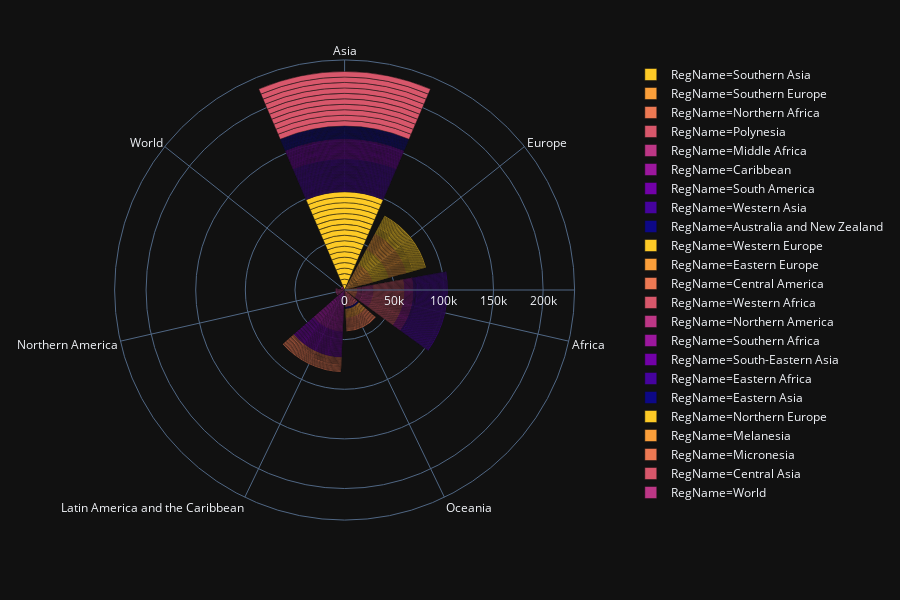

The notebook cell saved with this chart:
### Code cell
fig = px.bar_polar(nz_datae, r="REG", theta="AreaName",color="RegName", template="plotly_dark",
            color_discrete_sequence= px.colors.sequential.Plasma[-2::-1])
fig.show()

### Figure 1 — Plotly figure (JSON) as saved in the notebook; plotly's stock layout.template omitted (floating-point values rounded to 4 significant figures)
{"data": [{"hoverlabel": {"namelength": 0}, "hovertemplate": "RegName=Southern Asia<br>REG=%{r}<br>AreaName=%{theta}", "legendgroup": "RegName=Southern Asia", "marker": {"color": "#fdca26"}, "name": "RegName=Southern Asia", "r": [5501, 5501, 5501, 5501, 5501, 5501, 5501, 5501, 5501, 5501, 5501, 5501, 5501, 5501, 5501, 5501, 5501, 5501], "showlegend": true, "subplot": "polar", "theta": ["Asia", "Asia", "Asia", "Asia", "Asia", "Asia", "Asia", "Asia", "Asia", "Asia", "Asia", "Asia", "Asia", "Asia", "Asia", "Asia", "Asia", "Asia"], "type": "barpolar"}, {"hoverlabel": {"namelength": 0}, "hovertemplate": "RegName=Southern Europe<br>REG=%{r}<br>AreaName=%{theta}", "legendgroup": "RegName=Southern Europe", "marker": {"color": "#fb9f3a"}, "name": "RegName=Southern Europe", "r": [925, 925, 925, 925, 925, 925, 925, 925, 925, 925, 925, 925, 925, 925, 925, 925, 925, 925, 925, 925, 925, 925, 925, 925, 925, 925, 925, 925, 925, 925, 925, 925], "showlegend": true, "subplot": "polar", "theta": ["Europe", "Europe", "Europe", "Europe", "Europe", "Europe", "Europe", "Europe", "Europe", "Europe", "Europe", "Europe", "Europe", "Europe", "Europe", "Europe", "Europe", "Europe", "Europe", "Europe", "Europe", "Europe", "Europe", "Europe", "Europe", "Europe", "Europe", "Europe", "Europe", "Europe", "Europe", "Europe"], "type": "barpolar"}, {"hoverlabel": {"namelength": 0}, "hovertemplate": "RegName=Northern Africa<br>REG=%{r}<br>AreaName=%{theta}", "legendgroup": "RegName=Northern Africa", "marker": {"color": "#ed7953"}, "name": "RegName=Northern Africa", "r": [912, 912, 912, 912, 912, 912, 912, 912, 912, 912, 912, 912, 912, 912], "showlegend": true, "subplot": "polar", "theta": ["Africa", "Africa", "Africa", "Africa", "Africa", "Africa", "Africa", "Africa", "Africa", "Africa", "Africa", "Africa", "Africa", "Africa"], "type": "barpolar"}, {"hoverlabel": {"namelength": 0}, "hovertemplate": "RegName=Polynesia<br>REG=%{r}<br>AreaName=%{theta}", "legendgroup": "RegName=Polynesia", "marker": {"color": "#d8576b"}, "name": "RegName=Polynesia", "r": [957, 957, 957, 957, 957, 957, 957, 957, 957, 957, 957, 957, 957, 957, 957, 957, 957, 957], "showlegend": true, "subplot": "polar", "theta": ["Oceania", "Oceania", "Oceania", "Oceania", "Oceania", "Oceania", "Oceania", "Oceania", "Oceania", "Oceania", "Oceania", "Oceania", "Oceania", "Oceania", "Oceania", "Oceania", "Oceania", "Oceania"], "type": "barpolar"}, {"hoverlabel": {"namelength": 0}, "hovertemplate": "RegName=Middle Africa<br>REG=%{r}<br>AreaName=%{theta}", "legendgroup": "RegName=Middle Africa", "marker": {"color": "#bd3786"}, "name": "RegName=Middle Africa", "r": [911, 911, 911, 911, 911, 911, 911, 911, 911, 911, 911, 911, 911, 911, 911, 911, 911, 911], "showlegend": true, "subplot": "polar", "theta": ["Africa", "Africa", "Africa", "Africa", "Africa", "Africa", "Africa", "Africa", "Africa", "Africa", "Africa", "Africa", "Africa", "Africa", "Africa", "Africa", "Africa", "Africa"], "type": "barpolar"}, {"hoverlabel": {"namelength": 0}, "hovertemplate": "RegName=Caribbean<br>REG=%{r}<br>AreaName=%{theta}", "legendgroup": "RegName=Caribbean", "marker": {"color": "#9c179e"}, "name": "RegName=Caribbean", "r": [915, 915, 915, 915, 915, 915, 915, 915, 915, 915, 915, 915, 915, 915, 915, 915, 915, 915, 915, 915, 915, 915, 915, 915, 915, 915, 915, 915, 915, 915, 915, 915, 915, 915, 915, 915, 915, 915, 915, 915, 915, 915, 915, 915, 915, 915], "showlegend": true, "subplot": "polar", "theta": ["Latin America and the Caribbean", "Latin America and the Caribbean", "Latin America and the Caribbean", "Latin America and the Caribbean", "Latin America and the Caribbean", "Latin America and the Caribbean", "Latin America and the Caribbean", "Latin America and the Caribbean", "Latin America and the Caribbean", "Latin America and the Caribbean", "Latin America and the Caribbean", "Latin America and the Caribbean", "Latin America and the Caribbean", "Latin America and the Caribbean", "Latin America and the Caribbean", "Latin America and the Caribbean", "Latin America and the Caribbean", "Latin America and the Caribbean", "Latin America and the Caribbean", "Latin America and the Caribbean", "Latin America and the Caribbean", "Latin America and the Caribbean", "Latin America and the Caribbean", "Latin America and the Caribbean", "Latin America and the Caribbean", "Latin America and the Caribbean", "Latin America and the Caribbean", "Latin America and the Caribbean", "Latin America and the Caribbean", "Latin America and the Caribbean", "Latin America and the Caribbean", "Latin America and the Caribbean", "Latin America and the Caribbean", "Latin America and the Caribbean", "Latin America and the Caribbean", "Latin America and the Caribbean", "Latin America and the Caribbean", "Latin America and the Caribbean", "Latin America and the Caribbean", "Latin America and the Caribbean", "Latin America and the Caribbean", "Latin America and the Caribbean", "Latin America and the Caribbean", "Latin America and the Caribbean", "Latin America and the Caribbean", "Latin America and the Caribbean"], "type": "barpolar"}, {"hoverlabel": {"namelength": 0}, "hovertemplate": "RegName=South America<br>REG=%{r}<br>AreaName=%{theta}", "legendgroup": "RegName=South America", "marker": {"color": "#7201a8"}, "name": "RegName=South America", "r": [931, 931, 931, 931, 931, 931, 931, 931, 931, 931, 931, 931, 931, 931, 931, 931, 931, 931, 931, 931, 931, 931, 931, 931, 931, 931, 931, 931], "showlegend": true, "subplot": "polar", "theta": ["Latin America and the Caribbean", "Latin America and the Caribbean", "Latin America and the Caribbean", "Latin America and the Caribbean", "Latin America and the Caribbean", "Latin America and the Caribbean", "Latin America and the Caribbean", "Latin America and the Caribbean", "Latin America and the Caribbean", "Latin America and the Caribbean", "Latin America and the Caribbean", "Latin America and the Caribbean", "Latin America and the Caribbean", "Latin America and the Caribbean", "Latin America and the Caribbean", "Latin America and the Caribbean", "Latin America and the Caribbean", "Latin America and the Caribbean", "Latin America and the Caribbean", "Latin America and the Caribbean", "Latin America and the Caribbean", "Latin America and the Caribbean", "Latin America and the Caribbean", "Latin America and the Caribbean", "Latin America and the Caribbean", "Latin America and the Caribbean", "Latin America and the Caribbean", "Latin America and the Caribbean"], "type": "barpolar"}, {"hoverlabel": {"namelength": 0}, "hovertemplate": "RegName=Western Asia<br>REG=%{r}<br>AreaName=%{theta}", "legendgroup": "RegName=Western Asia", "marker": {"color": "#46039f"}, "name": "RegName=Western Asia", "r": [922, 922, 922, 922, 922, 922, 922, 922, 922, 922, 922, 922, 922, 922, 922, 922, 922, 922, 922, 922, 922, 922, 922, 922, 922, 922, 922, 922, 922, 922, 922, 922, 922, 922, 922, 922], "showlegend": true, "subplot": "polar", "theta": ["Asia", "Asia", "Asia", "Asia", "Asia", "Asia", "Asia", "Asia", "Asia", "Asia", "Asia", "Asia", "Asia", "Asia", "Asia", "Asia", "Asia", "Asia", "Asia", "Asia", "Asia", "Asia", "Asia", "Asia", "Asia", "Asia", "Asia", "Asia", "Asia", "Asia", "Asia", "Asia", "Asia", "Asia", "Asia", "Asia"], "type": "barpolar"}, {"hoverlabel": {"namelength": 0}, "hovertemplate": "RegName=Australia and New Zealand<br>REG=%{r}<br>AreaName=%{theta}", "legendgroup": "RegName=Australia and New Zealand", "marker": {"color": "#0d0887"}, "name": "RegName=Australia and New Zealand", "r": [927, 927], "showlegend": true, "subplot": "polar", "theta": ["Oceania", "Oceania"], "type": "barpolar"}, {"hoverlabel": {"namelength": 0}, "hovertemplate": "RegName=Western Europe<br>REG=%{r}<br>AreaName=%{theta}", "legendgroup": "RegName=Western Europe", "marker": {"color": "#fdca26"}, "name": "RegName=Western Europe", "r": [926, 926, 926, 926, 926, 926, 926, 926, 926, 926, 926, 926, 926, 926, 926, 926, 926, 926], "showlegend": true, "subplot": "polar", "theta": ["Europe", "Europe", "Europe", "Europe", "Europe", "Europe", "Europe", "Europe", "Europe", "Europe", "Europe", "Europe", "Europe", "Europe", "Europe", "Europe", "Europe", "Europe"], "type": "barpolar"}, {"hoverlabel": {"namelength": 0}, "hovertemplate": "RegName=Eastern Europe<br>REG=%{r}<br>AreaName=%{theta}", "legendgroup": "RegName=Eastern Europe", "marker": {"color": "#fb9f3a"}, "name": "RegName=Eastern Europe", "r": [923, 923, 923, 923, 923, 923, 923, 923, 923, 923, 923, 923, 923, 923, 923, 923, 923, 923, 923, 923], "showlegend": true, "subplot": "polar", "theta": ["Europe", "Europe", "Europe", "Europe", "Europe", "Europe", "Europe", "Europe", "Europe", "Europe", "Europe", "Europe", "Europe", "Europe", "Europe", "Europe", "Europe", "Europe", "Europe", "Europe"], "type": "barpolar"}, {"hoverlabel": {"namelength": 0}, "hovertemplate": "RegName=Central America<br>REG=%{r}<br>AreaName=%{theta}", "legendgroup": "RegName=Central America", "marker": {"color": "#ed7953"}, "name": "RegName=Central America", "r": [916, 916, 916, 916, 916, 916, 916, 916, 916, 916, 916, 916, 916, 916, 916, 916], "showlegend": true, "subplot": "polar", "theta": ["Latin America and the Caribbean", "Latin America and the Caribbean", "Latin America and the Caribbean", "Latin America and the Caribbean", "Latin America and the Caribbean", "Latin America and the Caribbean", "Latin America and the Caribbean", "Latin America and the Caribbean", "Latin America and the Caribbean", "Latin America and the Caribbean", "Latin America and the Caribbean", "Latin America and the Caribbean", "Latin America and the Caribbean", "Latin America and the Caribbean", "Latin America and the Caribbean", "Latin America and the Caribbean"], "type": "barpolar"}, {"hoverlabel": {"namelength": 0}, "hovertemplate": "RegName=Western Africa<br>REG=%{r}<br>AreaName=%{theta}", "legendgroup": "RegName=Western Africa", "marker": {"color": "#d8576b"}, "name": "RegName=Western Africa", "r": [914, 914, 914, 914, 914, 914, 914, 914, 914, 914, 914, 914, 914, 914, 914, 914, 914, 914, 914, 914, 914, 914, 914, 914, 914, 914, 914, 914, 914, 914, 914, 914, 914, 914], "showlegend": true, "subplot": "polar", "theta": ["Africa", "Africa", "Africa", "Africa", "Africa", "Africa", "Africa", "Africa", "Africa", "Africa", "Africa", "Africa", "Africa", "Africa", "Africa", "Africa", "Africa", "Africa", "Africa", "Africa", "Africa", "Africa", "Africa", "Africa", "Africa", "Africa", "Africa", "Africa", "Africa", "Africa", "Africa", "Africa", "Africa", "Africa"], "type": "barpolar"}, {"hoverlabel": {"namelength": 0}, "hovertemplate": "RegName=Northern America<br>REG=%{r}<br>AreaName=%{theta}", "legendgroup": "RegName=Northern America", "marker": {"color": "#bd3786"}, "name": "RegName=Northern America", "r": [905, 905, 905, 905, 905, 905, 905, 905, 905, 905], "showlegend": true, "subplot": "polar", "theta": ["Northern America", "Northern America", "Northern America", "Northern America", "Northern America", "Northern America", "Northern America", "Northern America", "Northern America", "Northern America"], "type": "barpolar"}, {"hoverlabel": {"namelength": 0}, "hovertemplate": "RegName=Southern Africa<br>REG=%{r}<br>AreaName=%{theta}", "legendgroup": "RegName=Southern Africa", "marker": {"color": "#9c179e"}, "name": "RegName=Southern Africa", "r": [913, 913, 913, 913, 913, 913, 913, 913, 913, 913], "showlegend": true, "subplot": "polar", "theta": ["Africa", "Africa", "Africa", "Africa", "Africa", "Africa", "Africa", "Africa", "Africa", "Africa"], "type": "barpolar"}, {"hoverlabel": {"namelength": 0}, "hovertemplate": "RegName=South-Eastern Asia<br>REG=%{r}<br>AreaName=%{theta}", "legendgroup": "RegName=South-Eastern Asia", "marker": {"color": "#7201a8"}, "name": "RegName=South-Eastern Asia", "r": [920, 920, 920, 920, 920, 920, 920, 920, 920, 920, 920, 920, 920, 920, 920, 920, 920, 920, 920, 920, 920, 920], "showlegend": true, "subplot": "polar", "theta": ["Asia", "Asia", "Asia", "Asia", "Asia", "Asia", "Asia", "Asia", "Asia", "Asia", "Asia", "Asia", "Asia", "Asia", "Asia", "Asia", "Asia", "Asia", "Asia", "Asia", "Asia", "Asia"], "type": "barpolar"}, {"hoverlabel": {"namelength": 0}, "hovertemplate": "RegName=Eastern Africa<br>REG=%{r}<br>AreaName=%{theta}", "legendgroup": "RegName=Eastern Africa", "marker": {"color": "#46039f"}, "name": "RegName=Eastern Africa", "r": [910, 910, 910, 910, 910, 910, 910, 910, 910, 910, 910, 910, 910, 910, 910, 910, 910, 910, 910, 910, 910, 910, 910, 910, 910, 910, 910, 910, 910, 910, 910, 910, 910, 910, 910, 910, 910, 910], "showlegend": true, "subplot": "polar", "theta": ["Africa", "Africa", "Africa", "Africa", "Africa", "Africa", "Africa", "Africa", "Africa", "Africa", "Africa", "Africa", "Africa", "Africa", "Africa", "Africa", "Africa", "Africa", "Africa", "Africa", "Africa", "Africa", "Africa", "Africa", "Africa", "Africa", "Africa", "Africa", "Africa", "Africa", "Africa", "Africa", "Africa", "Africa", "Africa", "Africa", "Africa", "Africa"], "type": "barpolar"}, {"hoverlabel": {"namelength": 0}, "hovertemplate": "RegName=Eastern Asia<br>REG=%{r}<br>AreaName=%{theta}", "legendgroup": "RegName=Eastern Asia", "marker": {"color": "#0d0887"}, "name": "RegName=Eastern Asia", "r": [906, 906, 906, 906, 906, 906, 906, 906, 906, 906, 906, 906, 906, 906], "showlegend": true, "subplot": "polar", "theta": ["Asia", "Asia", "Asia", "Asia", "Asia", "Asia", "Asia", "Asia", "Asia", "Asia", "Asia", "Asia", "Asia", "Asia"], "type": "barpolar"}, {"hoverlabel": {"namelength": 0}, "hovertemplate": "RegName=Northern Europe<br>REG=%{r}<br>AreaName=%{theta}", "legendgroup": "RegName=Northern Europe", "marker": {"color": "#fdca26"}, "name": "RegName=Northern Europe", "r": [924, 924, 924, 924, 924, 924, 924, 924, 924, 924, 924, 924, 924, 924, 924, 924, 924, 924, 924, 924, 924, 924], "showlegend": true, "subplot": "polar", "theta": ["Europe", "Europe", "Europe", "Europe", "Europe", "Europe", "Europe", "Europe", "Europe", "Europe", "Europe", "Europe", "Europe", "Europe", "Europe", "Europe", "Europe", "Europe", "Europe", "Europe", "Europe", "Europe"], "type": "barpolar"}, {"hoverlabel": {"namelength": 0}, "hovertemplate": "RegName=Melanesia<br>REG=%{r}<br>AreaName=%{theta}", "legendgroup": "RegName=Melanesia", "marker": {"color": "#fb9f3a"}, "name": "RegName=Melanesia", "r": [928, 928, 928, 928, 928, 928, 928, 928, 928, 928], "showlegend": true, "subplot": "polar", "theta": ["Oceania", "Oceania", "Oceania", "Oceania", "Oceania", "Oceania", "Oceania", "Oceania", "Oceania", "Oceania"], "type": "barpolar"}, {"hoverlabel": {"namelength": 0}, "hovertemplate": "RegName=Micronesia<br>REG=%{r}<br>AreaName=%{theta}", "legendgroup": "RegName=Micronesia", "marker": {"color": "#ed7953"}, "name": "RegName=Micronesia", "r": [954, 954, 954, 954, 954, 954, 954, 954, 954, 954, 954, 954, 954, 954], "showlegend": true, "subplot": "polar", "theta": ["Oceania", "Oceania", "Oceania", "Oceania", "Oceania", "Oceania", "Oceania", "Oceania", "Oceania", "Oceania", "Oceania", "Oceania", "Oceania", "Oceania"], "type": "barpolar"}, {"hoverlabel": {"namelength": 0}, "hovertemplate": "RegName=Central Asia<br>REG=%{r}<br>AreaName=%{theta}", "legendgroup": "RegName=Central Asia", "marker": {"color": "#d8576b"}, "name": "RegName=Central Asia", "r": [5500, 5500, 5500, 5500, 5500, 5500, 5500, 5500, 5500, 5500], "showlegend": true, "subplot": "polar", "theta": ["Asia", "Asia", "Asia", "Asia", "Asia", "Asia", "Asia", "Asia", "Asia", "Asia"], "type": "barpolar"}, {"hoverlabel": {"namelength": 0}, "hovertemplate": "RegName=World<br>REG=%{r}<br>AreaName=%{theta}", "legendgroup": "RegName=World", "marker": {"color": "#bd3786"}, "name": "RegName=World", "r": [999, 999, 999, 999], "showlegend": true, "subplot": "polar", "theta": ["World", "World", "World", "World"], "type": "barpolar"}], "layout": {"barmode": "relative", "barnorm": "", "height": 600, "legend": {"tracegroupgap": 0}, "margin": {"t": 60}, "polar": {"angularaxis": {"direction": "clockwise", "rotation": 90}, "domain": {"x": [0, 0.98], "y": [0, 1]}}}}
